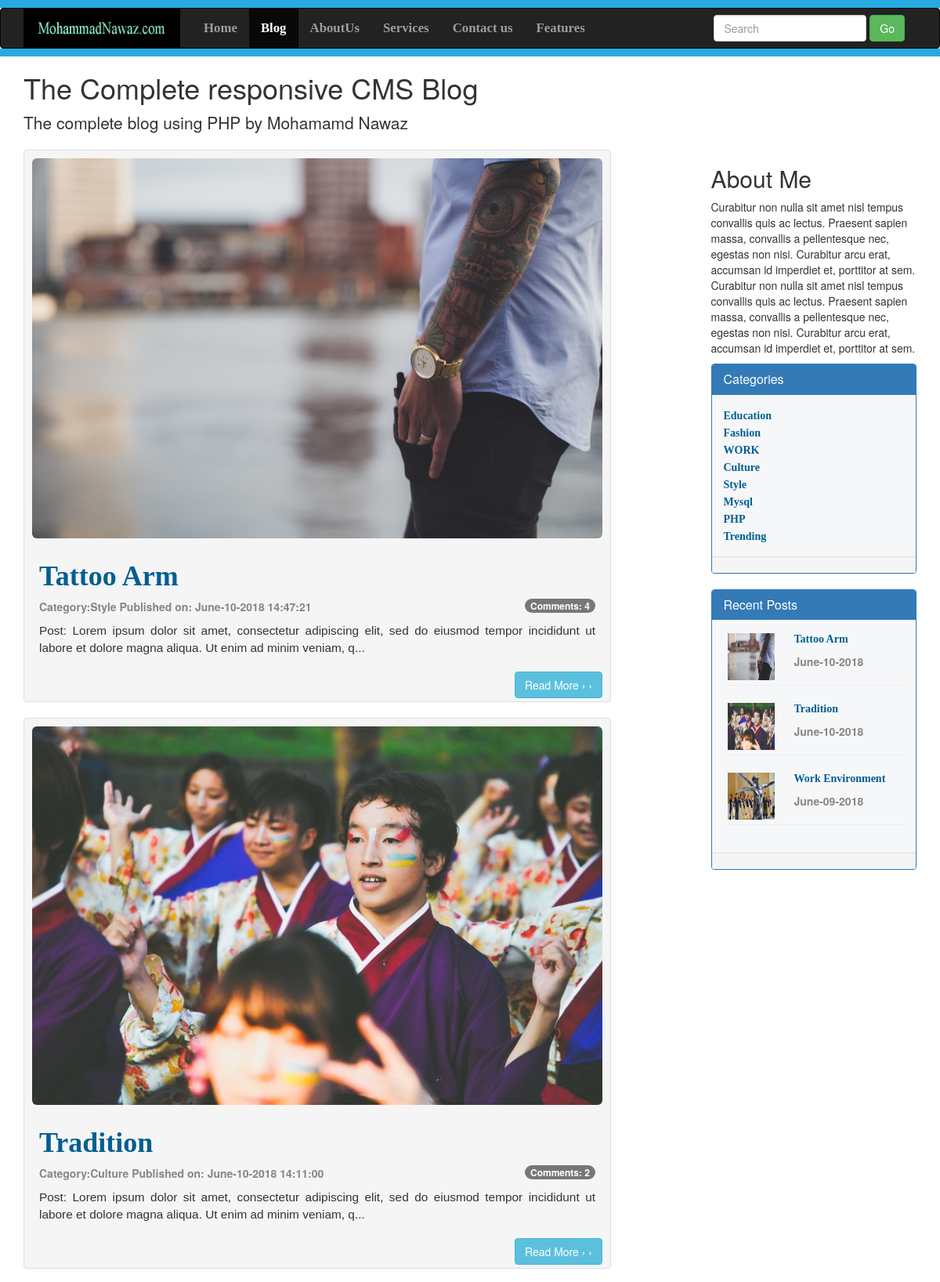
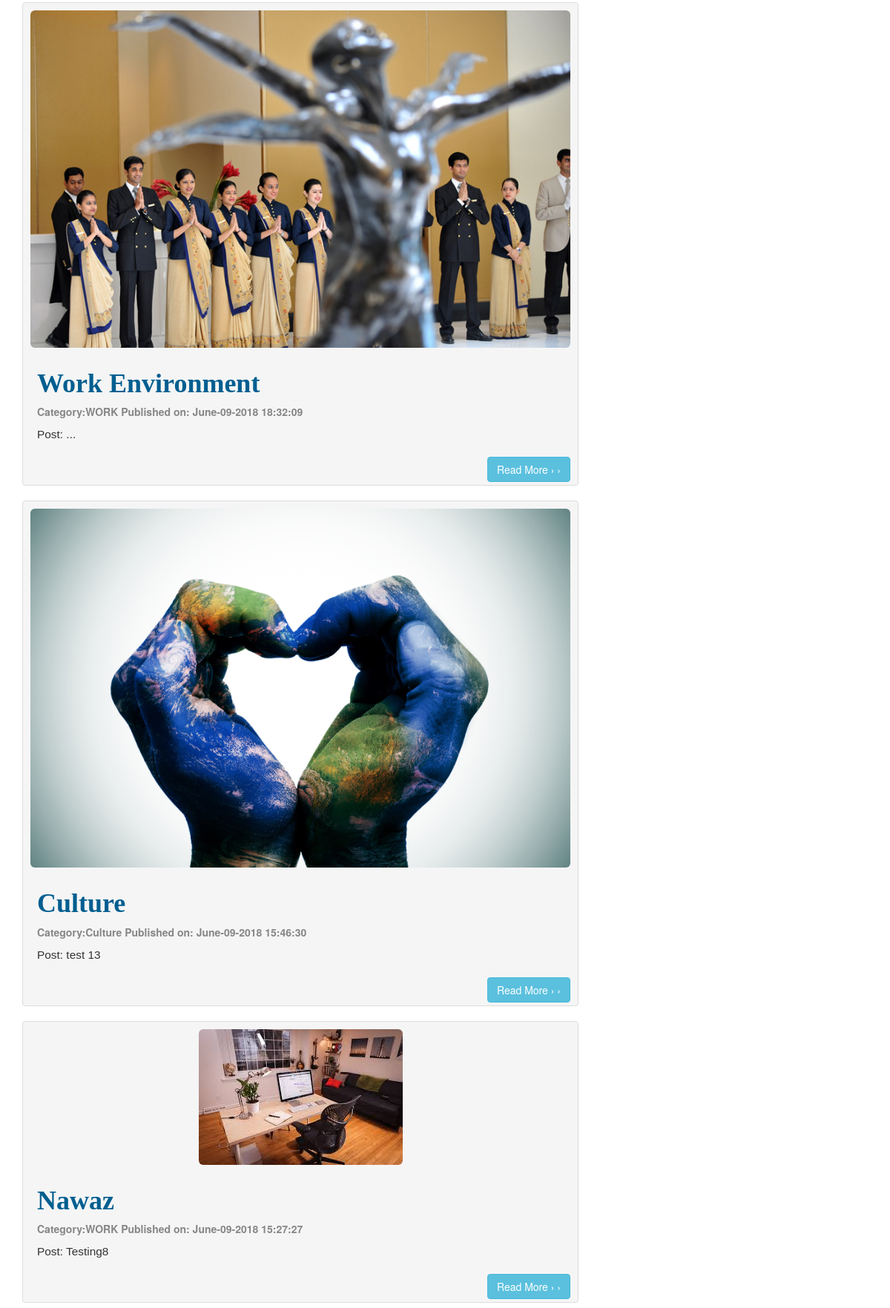
Screenshot of /Blog.php (upper part) with the database file from the repository (2 pictures, top to bottom).
### tables this page shows
CREATE TABLE `admin_panel` (
  `id` int(10) NOT NULL,
  `datetime` varchar(50) NOT NULL,
  `title` varchar(200) NOT NULL,
  `category` varchar(100) NOT NULL,
  `author` varchar(100) NOT NULL,
  `image` varchar(200) NOT NULL,
  `post` varchar(10000) NOT NULL
);

CREATE TABLE `category` (
  `id` int(10) NOT NULL,
  `datetime` varchar(50) NOT NULL,
  `name` varchar(100) NOT NULL,
  `creatorname` varchar(200) NOT NULL
);

### Blog.php (the view, shortened to what this page needs)
<!DOCTYPE html>
<html lang="en" dir="ltr">
  <head>
    <link rel="stylesheet" type="text/css" href="/phpcms/css/bootstrap.css">
   <link rel= "stylesheet" type="text/css" href="https://maxcdn.bootstrapcdn.com/bootstrap/3.3.7/css/bootstrap.min.css">
  <link rel="stylesheet" href="publicstyles.css">
  </head>
  <body>
    <div class="" style="height:10px; background-color:#27AAE1"></div>
    <nav class="navbar navbar-inverse" role="navigation">
      <div class="container">
        <div class="navbar-header">
        <a class="navbar-brand" href="Blog.php">  <img style="margin-top:-15px;" src="/phpcms/images/mohammadnawaz.jpg" width="200"; height="50";> </a>
        </div>
        <div class="collapse navbar-collapse" id="collapse">
              <ul class="nav navbar-nav">
                <li><a href="#"> Home </a></li>
                <li class="active"><a href="Blog.php"> Blog </a></li>
                <li><a href="#"> AboutUs </a></li>
                <li><a href="#"> Services </a></li>
                <li><a href="#"> Contact us </a></li>
                <li><a href="#"> Features </a></li>
              </ul>
              <form class="navbar-form navbar-right" action="Blog.php" >
                <div class="form-group">
                  <input type="text" class="form-control" placeholder="Search" name="Search" value="">
                </div>
                <button class="btn btn-success"  name="SearchButton">Go</button>
              </form>
        </div>
      </div>
    </nav>
    <div class="" style="margin-top:-20px; height:10px; background-color:#27AAE1"></div>
    <div class="container">
      <div class="blog-header">
        <h1>The Complete responsive CMS Blog</h1>
        <p class="lead">The complete blog using PHP by Mohamamd Nawaz</p>
      </div>
      <div class="row">
        <div class="col-sm-8">
          <?php
          global $connection;
          if (isset($_GET["SearchButton"]))
          {
            $Search=$_GET["Search"];
            $ViewQuery="SELECT * FROM admin_panel WHERE
                        datetime LIKE '%$Search%' OR title LIKE '%$Search%'
                        OR category LIKE '%$Search%' OR post LIKE '%$Search%' ";
          }
          elseif (isset($_GET['Category'])) {
            $Category=$_GET['Category'];
            $ViewQuery="SELECT * FROM admin_panel WHERE category= '$Category' ORDER BY datetime desc ";
          }
          else
          {
            $ViewQuery="SELECT * FROM admin_panel ORDER BY datetime desc";
          }
          $Execute=mysqli_query($connection,$ViewQuery);
          while ($DataRows=mysqli_fetch_array($Execute))
          {
            $PostId=$DataRows['id'];
            $DateTime=$DataRows['datetime'];
            $Title=$DataRows['title'];
            $Category=$DataRows['category'];
            $Image=$DataRows['image'];
            $Post=$DataRows['post'];
          ?>
          <div class="blogpost thumbnail">
            <img class="img-responsive img-rounded" src="uploads/<?php echo $Image; ?> ">
            <div class="caption">
              <h1 id="heading"><?php echo htmlentities($Title); ?></h1>
              <p class="description">Category:<?php echo htmlentities($Category); ?>
                                    Published on: <?php echo htmlentities($DateTime); ?>
                                    <?php
                      							global $connection;
                      							$QueryApproved="SELECT COUNT(*) FROM comments WHERE admin_panel_id ='$PostId'AND status='ON'";
                      							$ExecuteApproved=mysqli_query($connection,$QueryApproved);
                      							$RowsApproved=mysqli_fetch_array($ExecuteApproved);
                      							$TotalApproved=array_shift($RowsApproved);
                      							if ($TotalApproved>0)
                      							{
                      							?>
                      							<span class="badge pull-right">
                      							Comments: <?php echo $TotalApproved;
                      							?>
                      							</span>
                      				<?php } ?>
              </p>
              <p class="post">Post:
                <?php
                if (strlen($Post)>150) {
                  $Post=substr($Post,0,150).'...';
                }
                echo $Post ?>
              </p>
            </div>
            <a href="fullpost.php?Id=<?php echo $PostId; ?>"><span style="float:right;" class="btn btn-info">Read More &rsaquo; &rsaquo; </span> </a>
          </div>
    <?php } ?>
  </div>
        <div class="col-sm-offset-1 col-sm-3">
          <h2>About Me</h2>
          <p>Curabitur non nulla sit amet nisl tempus convallis quis ac lectus.
            Praesent sapien massa, convallis a pellentesque nec,
            egestas non nisi. Curabitur arcu erat, accumsan id imperdiet et, porttitor at sem.
           Curabitur non nulla sit amet nisl tempus convallis quis ac lectus.
           Praesent sapien massa, convallis a pellentesque nec, egestas non nisi.
           Curabitur arcu erat, accumsan id imperdiet et, porttitor at sem.
         </p>
         <div class="panel panel-primary">
            <div class="panel-heading">
                <h2 class="panel-title">Categories</h2>
            </div>
            <div class="panel-body " style="background-color:#F6F7F9">
                <?php
                global $connection;
                $ViewQuery="SELECT * FROM category ORDER BY datetime desc";
                $Execute=mysqli_query($connection, $ViewQuery);
                while ($DataRows=mysqli_fetch_array($Execute))
                {
                    $Category=$DataRows['name'];
                ?>
                <a href="Blog.php?Category=<?php echo $Category; ?> ">
                <span id='heading'> <?php echo $Category.'<br>'; ?></span>
                </a>
          <?php } ?>
            </div>
            <div class="panel-footer">
            </div>
         </div>
         <div class="panel panel-primary">
            <div class="panel-heading">
                <h2 class="panel-title">Recent Posts</h2>
            </div>
            <div class="panel-body" style="background-color:#F6F7F9">
                <?php
                global $connection;
                $ViewQuery="SELECT * FROM admin_panel ORDER BY datetime desc LIMIT 0,3 ";
                $Execute=mysqli_query($connection,$ViewQuery);
                while ($DataRows=mysqli_fetch_array($Execute))
                {
                  $Id=$DataRows['id'];
                  $Title=$DataRows['title'];
                  $DateTime=$DataRows['datetime'];
                  $Image=$DataRows['image'];
                  if (strlen($DateTime)>12) {
                    $DateTime=substr($DateTime,0,12);
                  }
                ?>
                <div class="">
                    <img class="pull-left" style="margin-top:2px; margin-left:5px;" src="uploads/<?php echo htmlentities($Image); ?>" width="60" height="60" >
                    <a href="fullpost.php?Id=<?php echo $Id; ?>">
                    <p id='heading' style="margin-left:90px;"><?php echo htmlentities($Title); ?> </p>
                    </a>
                    <p class="description" style="margin-left:90px;"><?php echo htmlentities($DateTime); ?> </p>
                    <hr>
                </div>
          <?php } ?>
            </div>
            <div class="panel-footer">
            </div>
         </div>
       </div>
     </div>
   </div>
  </body>
</html>

### publicstyles.css (style rules this page uses)
.navbar-nav li { font-size: 1.2em; font-weight: bold; font-family: Bitter, Georgia, times; }
.blogpost { background-color: #f5f5f5; padding-left: 10px; padding-right: 10px; padding-top: 10px; overflow: hidden; }
#heading { font-family: Bitter, Georgia, Times; font-weight: bold; color: #005E90; }
.description { color: #868686; font-weight: bold; margin-top: -2px; }
.post { font-size: 1.1em; text-align: justify; font-family: "Lucida sans Unicode","Lucida Grande", sans-serif; }

### rows the page displays
admin_panel: image (picture), title "Tattoo Arm", category "Style", datetime "June-10-2018 14:47:21", TotalApproved "4", post "Lorem ipsum dolor sit amet, consectetur adipiscing elit, sed do eiusmod tempor incididunt ut labore et dolore magna aliqua. Ut enim ad minim veniam, q...", datetime "June-10-2018"
admin_panel: image (picture), title "Tradition", category "Culture", datetime "June-10-2018 14:11:00", TotalApproved "2", post "Lorem ipsum dolor sit amet, consectetur adipiscing elit, sed do eiusmod tempor incididunt ut labore et dolore magna aliqua. Ut enim ad minim veniam, q...", datetime "June-10-2018"
admin_panel: image (picture), title "Work Environment", category "WORK", datetime "June-09-2018 18:32:09", post "...", datetime "June-09-2018"
admin_panel: image (picture), title "Culture", category "Culture", datetime "June-09-2018 15:46:30", post "test 13"
admin_panel: image (picture), title "Nawaz", category "WORK", datetime "June-09-2018 15:27:27", post "Testing8"
category: name "Education"
category: name "Fashion"
category: name "WORK"
category: name "Culture"
category: name "Style"
category: name "Mysql"
category: name "PHP"
category: name "Trending"
